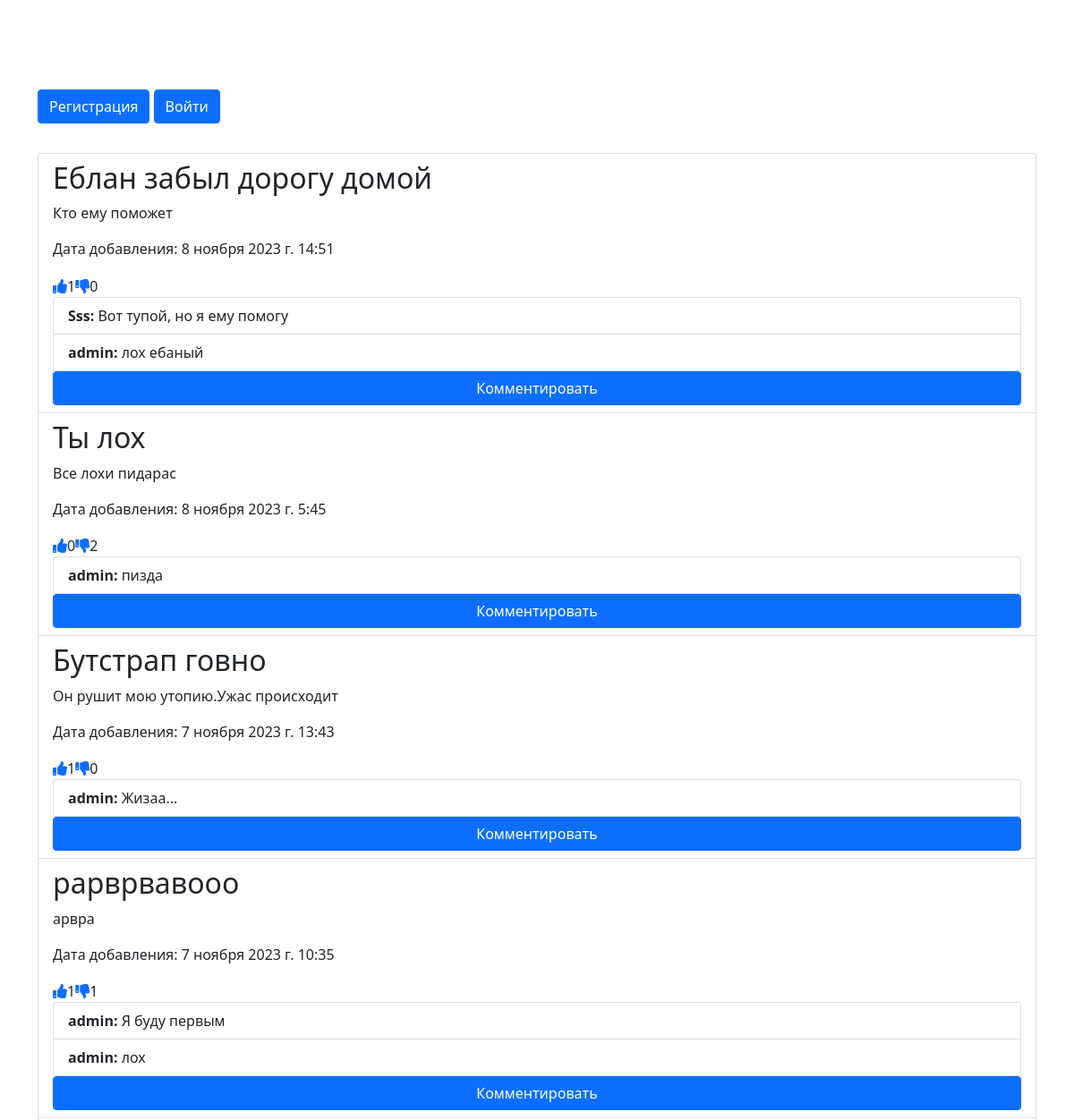
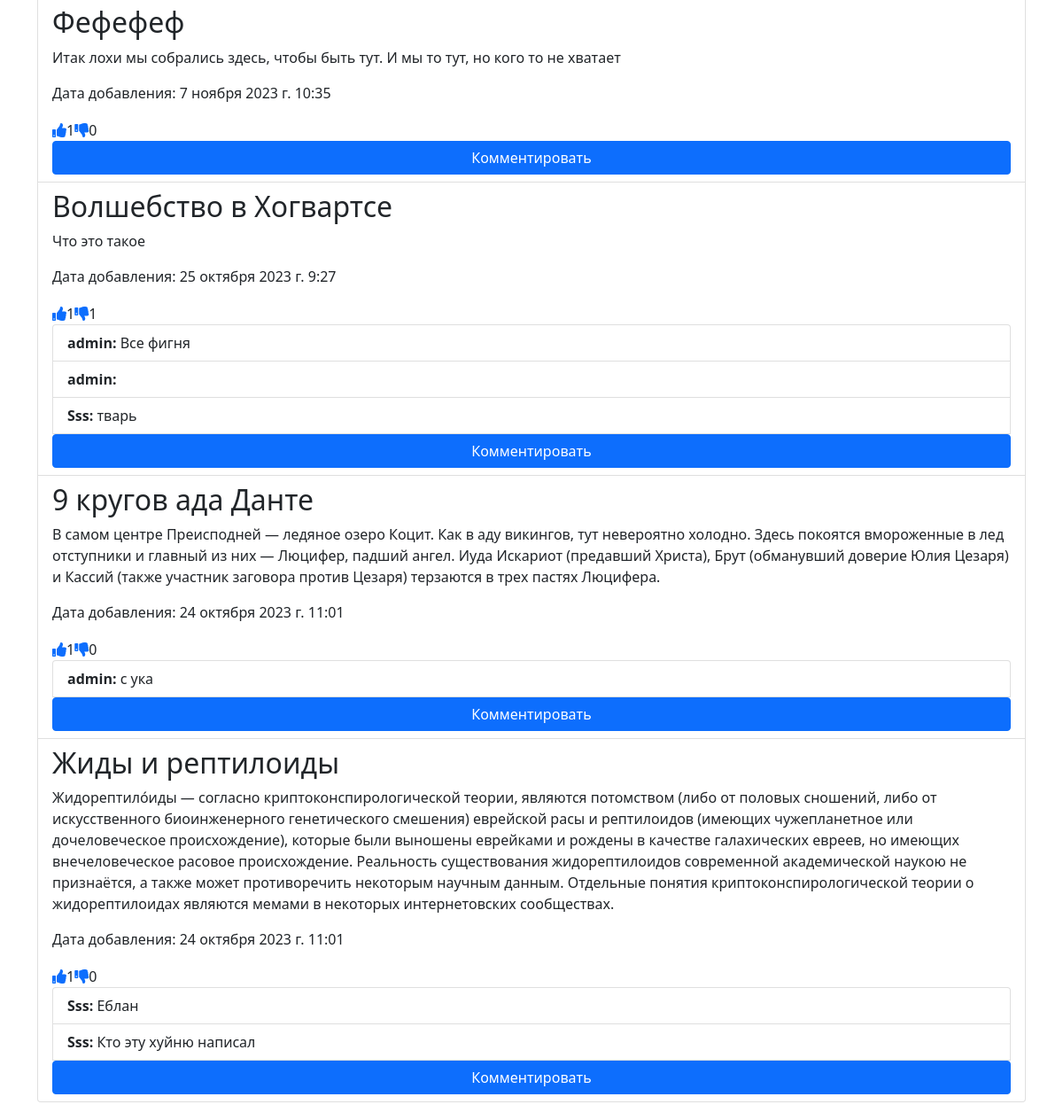
The page / on the database its author committed (2 pictures, top to bottom).
### djangoProject/blogs/models.py (models this page shows, shortened)
class BlogPost(models.Model):
    title = models.CharField(max_length=200)
    text = models.TextField()
    date_added = models.DateTimeField(auto_now_add=True)
    author = models.ForeignKey(User, on_delete=models.CASCADE)
    likes = models.ManyToManyField(User, related_name='liked_posts', blank=True)
    dislikes = models.ManyToManyField(User, related_name='disliked_posts', blank=True)

class Comment(models.Model):
    post = models.ForeignKey(BlogPost, related_name="comments", on_delete=models.CASCADE)
    author = models.ForeignKey(User, on_delete=models.CASCADE)
    text = models.TextField()
    date_added = models.DateTimeField(auto_now_add=True)

### djangoProject/blogs/views.py (the view)
# urls.py: path('', views.home, name='home'),
def home(request):
    posts = BlogPost.objects.order_by('-date_added')
    return render(request, 'blogs/home.html', {'posts': posts })

### djangoProject/blogs/templates/blogs/home.html (shortened to what this page needs)
{% extends 'blogs/base.html' %}
{% load static %}
{%  block additional_styles %}
    <link rel="stylesheet" href="https://cdn.jsdelivr.net/npm/bootstrap@5.0.0/dist/css/bootstrap.min.css">
    <link rel="stylesheet" href="https://cdnjs.cloudflare.com/ajax/libs/font-awesome/5.15.3/css/all.min.css">
{% endblock %}
{% block content %}
    <div class="container mt-4">
        <h1>Добро пожаловать в Жопу!</h1>
        {% if user.is_authenticated %}
            <p>Салам, {{ user.username }}.</p>
            <a href="{% url 'users:logout' %}" class="btn btn-secondary">Выйти</a>
            {% if user.is_staff %}
                <a href="{% url 'blogs:create_post' %}" class="btn btn-secondary">Создать пост</a>
            {% endif %}
        {% else %}
            <a href="{% url 'users:register' %}" class="btn btn-primary">Регистрация</a>
            <a href="{% url 'users:login' %}" class="btn btn-primary">Войти</a>
        {% endif %}
        <hr>
        <ul class="list-group">
            {% for post in posts %}
                <li class="list-group-item">
                    <h2>{{ post.title }}</h2>
                    <p>{{ post.text }}</p>
                    <p>Дата добавления: {{ post.date_added }}</p>
 <div class="btn-group">
    <a href="{% url 'blogs:like_post' post.id %}" class="">
        <i class="fas fa-thumbs-up"></i>
    </a>
    <span id="likes_count_{{ post.id }}" class="like-count">{{ post.likes.count }}</span>
    <a href="{% url 'blogs:dislike_post' post.id %}" class="">
        <i class="fas fa-thumbs-down"></i>
    </a>
    <span id="dislikes_count_{{ post.id }}" class="dislike-count">{{ post.dislikes.count }}</span>
</div>
                    <ul class="list-group">
                        {% for comment in post.comments.all %}
                            <li class="list-group-item">
                                <strong>{{ comment.author.username }}:</strong> {{ comment.text }}
                            </li>
                        {% endfor %}
                        <a href="{% url 'blogs:view_post' post.id %}" class="btn btn-primary">Комментировать</a>
                    </ul>
                </li>
            {% endfor %}
        </ul>
    </div>
    {% endblock content %}

### djangoProject/blogs/templates/blogs/base.html (shortened to what this page needs)
{% load static %}
<!DOCTYPE html>
<html>
<head>
    <link rel="stylesheet" type="text/css" href="{% static 'style/custom.css' %}">
    {% block additional_styles %}{% endblock %}
</head>
<body class="blog-background">
    {% block content %}{% endblock %}
</body>
</html>

### djangoProject/blogs/static/style/custom.css (style rules this page uses)
.blog-background { background-image: url('/media/images/cyberpunk.jpg'); background-size: cover; background-position: center center; padding: 20px; color: #fff; }

### rows shown on the page
BlogPost: title "Еблан забыл дорогу домой", text "Кто ему поможет", date_added "8 ноября 2023 г. 14:51", likes.count "1", dislikes.count "0"
Comment: author.username "Sss", text "Вот тупой, но я ему помогу"
Comment: author.username "admin", text "лох ебаный"
BlogPost: title "Ты лох", text "Все лохи пидарас", date_added "8 ноября 2023 г. 5:45", likes.count "0", dislikes.count "2"
Comment: author.username "admin", text "пизда"
BlogPost: title "Бутстрап говно", text "Он рушит мою утопию.Ужас происходит", date_added "7 ноября 2023 г. 13:43", likes.count "1", dislikes.count "0"
Comment: author.username "admin", text "Жизаа..."
BlogPost: title "рарврвавооо", text "арвра", date_added "7 ноября 2023 г. 10:35", likes.count "1", dislikes.count "1"
Comment: author.username "admin", text "Я буду первым"
Comment: author.username "admin", text "лох"
BlogPost: title "Фефефеф", text "Итак лохи мы собрались здесь, чтобы быть тут. И мы то тут, но кого то не хватает", date_added "7 ноября 2023 г. 10:35", likes.count "1", dislikes.count "0"
BlogPost: title "Волшебство в Хогвартсе", text "Что это такое", date_added "25 октября 2023 г. 9:27", likes.count "1", dislikes.count "1"
Comment: author.username "admin", text "Все фигня"
Comment: author.username "admin"
Comment: author.username "Sss", text "тварь"
BlogPost: title "9 кругов ада Данте", text "В самом центре Преисподней — ледяное озеро Коцит. Как в аду викингов, тут невероятно холодно. Здесь покоятся вмороженные в лед отступники и главный из них — Люцифер, падший ангел. Иуда Искариот (предавший Христа), Брут (обманувший доверие Юлия Цезаря) и Кассий (также участник заговора против Цезаря) терзаются в трех пастях Люцифера.", date_added "24 октября 2023 г. 11:01", likes.count "1", dislikes.count "0"
Comment: author.username "admin", text "с ука"
BlogPost: title "Жиды и рептилоиды", text "Жидорептило́иды — согласно криптоконспирологической теории, являются потомством (либо от половых сношений, либо от искусственного биоинженерного генетического смешения) еврейской расы и рептилоидов (имеющих чужепланетное или дочеловеческое происхождение), которые были выношены еврейками и рождены в качестве галахических евреев, но имеющих внечеловеческое расовое происхождение. Реальность существования жидорептилоидов современной академической наукою не признаётся, а также может противоречить некоторым научным данным. Отдельные понятия криптоконспирологической теории о жидорептилоидах являются мемами в некоторых интернетовских сообществах.", date_added "24 октября 2023 г. 11:01", likes.count "1", dislikes.count "0"
Comment: author.username "Sss", text "Еблан"
Comment: author.username "Sss", text "Кто эту хуйню написал"
